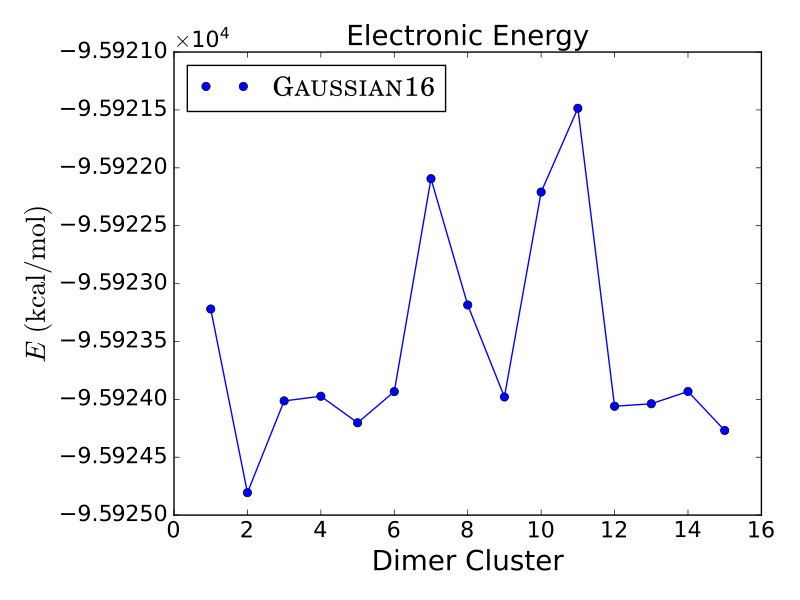

The script that saved this image:
#!/opt/homebrew/bin/python3
import numpy as np
from scipy.interpolate import interp1d
#### Imprimir como antes
import matplotlib as mpl
import matplotlib.pyplot as plt
import matplotlib.style
mpl.style.use('classic')
axis_font = {'size' : '20'}
from matplotlib import rcParams
rcParams.update({'font.size' : 16})
rcParams.update({'figure.autolayout' : True})

fig, ax = plt.subplots()
plt.rc('text', usetex=True)
plt.rc('font', family='serif')

x  = []
xc = []

archivo = open('wfn_dimer_trend.dat', 'r')
for line in archivo:
    line = line.strip()
    columns = line.split()
    source = float(columns[0]), float(columns[1])
    x.append(float(columns[0]))
    xc.append(float(columns[1]))
archivo.close()

for i in range(len(x)):
        xc[i] = xc[i]*627.5

xnew = np.linspace(1, 15, num=15, endpoint=True)
f_cubic = interp1d(xnew, xc, kind=3)

plt.plot(x, xc, 'o', color='blue', label=r'{\sc{Gaussian16}}')
plt.plot(xnew, f_cubic(xnew), '-')

plt.title(r'Electronic Energy', **axis_font)
plt.xlabel(r'Dimer Cluster', **axis_font)
plt.ylabel(r'$E$ $(\mathrm{kcal/mol})$', **axis_font)

#plt.ticklabel_format(useMathText=True)
#plt.ticklabel_format(style = 'sci', axis='y', scilimits=(0,0))
plt.ticklabel_format(style = 'plain')
ax.get_yaxis().get_major_formatter().set_useOffset(False)

plt.xlim((0, 16))
#plt.ylim((-152.869, -152.8625))
#plt.ylim((-48035, -47900))
ax.ticklabel_format(useMathText=True)
ax.ticklabel_format(style = 'sci', axis='y', scilimits=(0,0))
#ax.get_yaxis().get_major_formatter().set_useOffset(False)

ax = plt.subplot(111)
ax.legend(loc='upper left')#, bbox_to_anchor=(1, 0.5))

plt.savefig('wfn_dimer_trend.pdf')
#plt.show()
